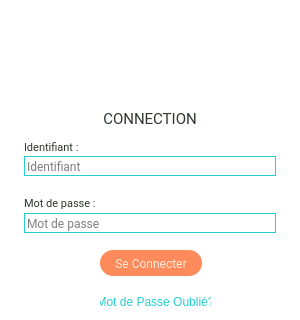
<?xml version="1.0" encoding="UTF-8"?>
<ui version="4.0">
 <class>LoginScreen</class>
 <widget class="QWidget" name="LoginScreen">
  <property name="geometry">
   <rect>
    <x>0</x>
    <y>0</y>
    <width>300</width>
    <height>320</height>
   </rect>
  </property>
  <property name="minimumSize">
   <size>
    <width>300</width>
    <height>320</height>
   </size>
  </property>
  <property name="maximumSize">
   <size>
    <width>300</width>
    <height>320</height>
   </size>
  </property>
  <property name="windowTitle">
   <string>Form</string>
  </property>
  <property name="styleSheet">
   <string notr="true">QPushButton#seConnecter{
background-color: #FF8A5B;
color:#FCEADE;
border-style: solid;
border-radius:13px;
}
QPushButton#seConnecter:pressed{
background-color: #25CED1;

}
QPushButton#oublie{
background-color: white;
color:#25CED1;
border-style: solid;

}
QLabel{
color:#2E382E;
}
QLineEdit{
border:1px solid #25CED1;
}
QLineEdit:focus {
border: 1px solid #FF8A5B;
}
QWidget{
background-color:white;
}</string>
  </property>
  <widget class="QLineEdit" name="lineID">
   <property name="geometry">
    <rect>
     <x>24</x>
     <y>156</y>
     <width>252</width>
     <height>20</height>
    </rect>
   </property>
   <property name="font">
    <font>
     <family>Roboto</family>
    </font>
   </property>
   <property name="frame">
    <bool>true</bool>
   </property>
   <property name="placeholderText">
    <string>Identifiant</string>
   </property>
  </widget>
  <widget class="QLineEdit" name="lineMDP">
   <property name="geometry">
    <rect>
     <x>24</x>
     <y>213</y>
     <width>252</width>
     <height>20</height>
    </rect>
   </property>
   <property name="font">
    <font>
     <family>Roboto</family>
    </font>
   </property>
   <property name="frame">
    <bool>true</bool>
   </property>
   <property name="echoMode">
    <enum>QLineEdit::Password</enum>
   </property>
   <property name="placeholderText">
    <string>Mot de passe</string>
   </property>
  </widget>
  <widget class="QLabel" name="labID">
   <property name="geometry">
    <rect>
     <x>24</x>
     <y>139</y>
     <width>61</width>
     <height>16</height>
    </rect>
   </property>
   <property name="font">
    <font>
     <family>Roboto</family>
     <pointsize>8</pointsize>
    </font>
   </property>
   <property name="text">
    <string>Identifiant :</string>
   </property>
  </widget>
  <widget class="QLabel" name="labMDP">
   <property name="geometry">
    <rect>
     <x>24</x>
     <y>196</y>
     <width>74</width>
     <height>13</height>
    </rect>
   </property>
   <property name="font">
    <font>
     <family>Roboto</family>
     <pointsize>8</pointsize>
    </font>
   </property>
   <property name="text">
    <string>Mot de passe :</string>
   </property>
  </widget>
  <widget class="QPushButton" name="seConnecter">
   <property name="geometry">
    <rect>
     <x>100</x>
     <y>250</y>
     <width>102</width>
     <height>26</height>
    </rect>
   </property>
   <property name="font">
    <font>
     <family>Roboto</family>
    </font>
   </property>
   <property name="text">
    <string>Se Connecter</string>
   </property>
   <property name="autoDefault">
    <bool>true</bool>
   </property>
   <property name="default">
    <bool>true</bool>
   </property>
  </widget>
  <widget class="QLabel" name="labConn">
   <property name="geometry">
    <rect>
     <x>0</x>
     <y>112</y>
     <width>300</width>
     <height>13</height>
    </rect>
   </property>
   <property name="font">
    <font>
     <family>Roboto</family>
     <pointsize>11</pointsize>
     <weight>50</weight>
     <bold>false</bold>
    </font>
   </property>
   <property name="text">
    <string>CONNECTION</string>
   </property>
   <property name="alignment">
    <set>Qt::AlignCenter</set>
   </property>
  </widget>
  <widget class="QLabel" name="Logo">
   <property name="geometry">
    <rect>
     <x>54</x>
     <y>31</y>
     <width>193</width>
     <height>50</height>
    </rect>
   </property>
   <property name="text">
    <string/>
   </property>
   <property name="pixmap">
    <pixmap resource="Images.qrc">:/login/images/logoComp.png</pixmap>
   </property>
   <property name="scaledContents">
    <bool>false</bool>
   </property>
  </widget>
  <widget class="QPushButton" name="oublie">
   <property name="geometry">
    <rect>
     <x>100</x>
     <y>290</y>
     <width>111</width>
     <height>23</height>
    </rect>
   </property>
   <property name="cursor">
    <cursorShape>PointingHandCursor</cursorShape>
   </property>
   <property name="text">
    <string>Mot de Passe Oublié?</string>
   </property>
   <property name="flat">
    <bool>true</bool>
   </property>
  </widget>
 </widget>
 <resources>
  <include location="Images.qrc"/>
 </resources>
 <connections/>
</ui>
